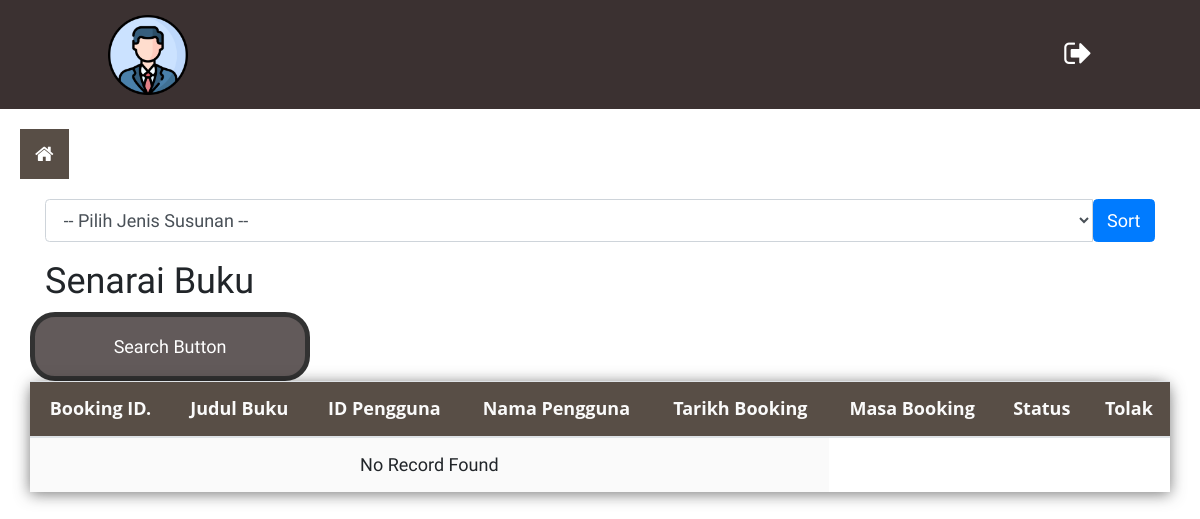
/adminView/viewBooking.php, run on an earlier commit of the app's database.
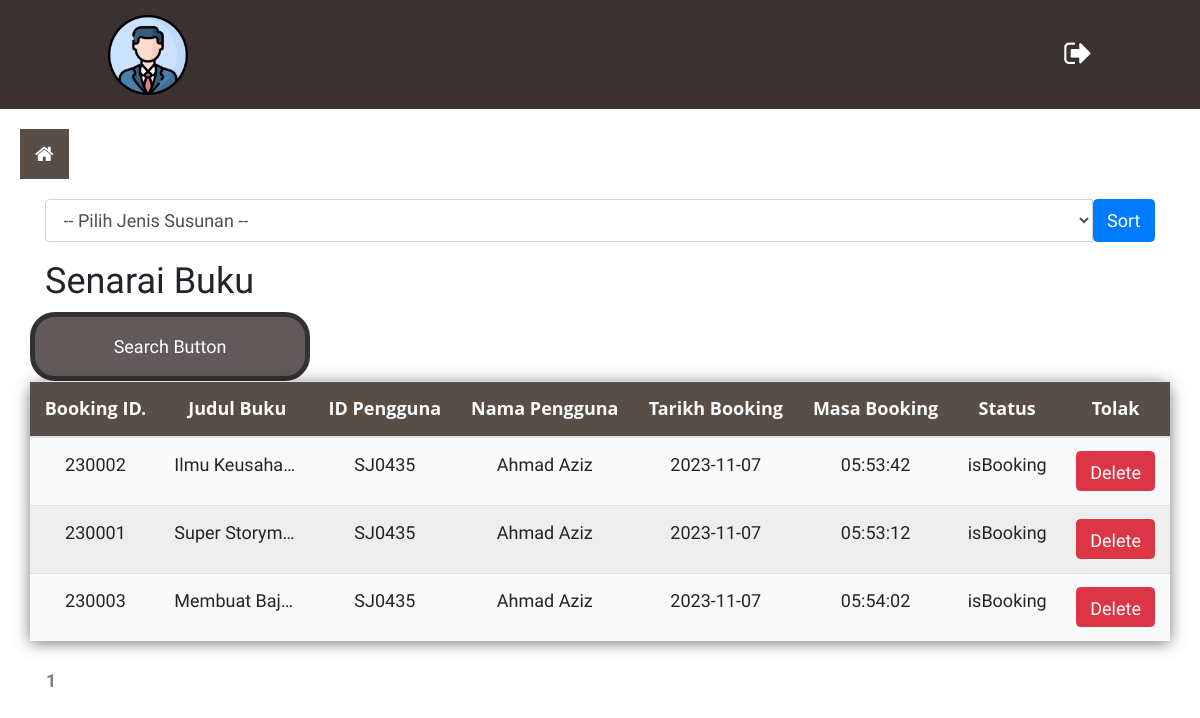
And on a later commit of the database.
### tables this page shows
CREATE TABLE `tblbooking` (
  `booking_ID` varchar(25) NOT NULL,
  `book_title` varchar(255) NOT NULL,
  `user_Name` varchar(25) NOT NULL,
  `user_ID` varchar(25) NOT NULL,
  `date_booked` date DEFAULT NULL,
  `time_booked` time DEFAULT NULL,
  `status` varchar(25) NOT NULL
);

### adminView/viewBooking.php (the view, shortened to what this page needs)
<!DOCTYPE html>
<html>
<head>
  <head>
    <link rel="stylesheet" href="https://cdn.jsdelivr.net/npm/bootstrap@4.0.0/dist/css/bootstrap.min.css">
    <link rel="stylesheet" href="https://cdnjs.cloudflare.com/ajax/libs/font-awesome/4.7.0/css/font-awesome.min.css">
    <link rel="stylesheet" href="../assets/css/style.css">
    <link rel="stylesheet" href="../assets/css/custom_validation_Books.css">
  </head>
</head>
<body>
  <?php
  include "../adminHeader.php";
  include "../sidebar.php";
  ?>
  <div id="main-content" class="container allContent-section">
    <form action="">
      <div class="input-group mb-3">
        <select name="sort_alphabet" class="form-control" required>
          <option value="">-- Pilih Jenis Susunan --</option>
        </select>
        <button type="submit" class="btn btn-primary">
          Sort
        </button>
      </div>
    </form>
    <h2>Senarai Buku</h2>
    <div class="row">
      <button class="open-button-popup" onclick="openForm()">Search Button</button>
      <table class="table table-hover">
        <thead>
          <tr>
            <th class="text-center">Booking ID.</th>
            <th class="text-center">Judul Buku</th>
            <th class="text-center">ID Pengguna</th>
            <th class="text-center">Nama Pengguna</th>
            <th class="text-center">Tarikh Booking</th>
            <th class="text-center">Masa Booking</th>
            <th class="text-center">Status</th>
            <th class="text-center">Tolak</th>
          </tr>
        </thead>
        <?php
        include_once "../config/dbconnect.php";
        $resultPage = 5;
        $query = "SELECT * FROM tblbooking ";
        $page = isset($_GET['page']) ? $_GET['page'] : 1;
        $start = ($page - 1) * $resultPage;
        $queryCount = "SELECT COUNT(*) as total FROM tblbooking";
        $totalResult = $conn->query($queryCount)->fetch_assoc()['total'];
        $totalPages = ceil($totalResult / $resultPage);
        $query .= " LIMIT $start, $resultPage";
        $result = $conn->query($query);
        if ($result->num_rows > 0) {
          while ($row = $result->fetch_assoc()) {
        ?>
            <tr>
              <td><?= $row["booking_ID"] ?></td>
              <td class="book-title"><?= $row["book_title"] ?></td>
              <td><?= $row["user_ID"] ?></td>
              <td><?= $row["user_Name"] ?></td>
              <td><?= $row["date_booked"] ?></td>
              <td><?= $row["time_booked"] ?></td>
              <td><?= $row["status"] ?></td>
              <td><button class="btn btn-danger" style="height:40px" onclick="bookingDelete('<?= $row['booking_ID'] ?>')">Delete</button></td>
            </tr>
          <?php
          }
        } else {
          ?>
          <tr>
            <td colspan="5">No Record Found</td>
          </tr>
        <?php
        }
        ?>
      </table>
      <?php
      echo '<div class="pagination mb-5">';
      for (
        $i = 1;
        $i <= $totalPages;
        $i++
      ) {
        if (
          $i == $page
        ) {
          echo "<span>$i</span>";
        } else {
          echo "<a href='?page=$i'>$i</a>";
        }
      }
      echo '</div>';
      ?>
</body>
</html>

What changed in the data, as far as the page shows it:
added tblbooking: booking_ID "230002", book_title "Ilmu Keusaha…", user_ID "SJ0435", user_Name "Ahmad Aziz", date_booked "2023-11-07", time_booked "05:53:42", status "isBooking"
added tblbooking: booking_ID "230001", book_title "Super Storym…", user_ID "SJ0435", user_Name "Ahmad Aziz", date_booked "2023-11-07", time_booked "05:53:12", status "isBooking"
added tblbooking: booking_ID "230003", book_title "Membuat Baj…", user_ID "SJ0435", user_Name "Ahmad Aziz", date_booked "2023-11-07", time_booked "05:54:02", status "isBooking"
Also different on the page:
new list line: "1"
text no longer shown: "No Record Found"
